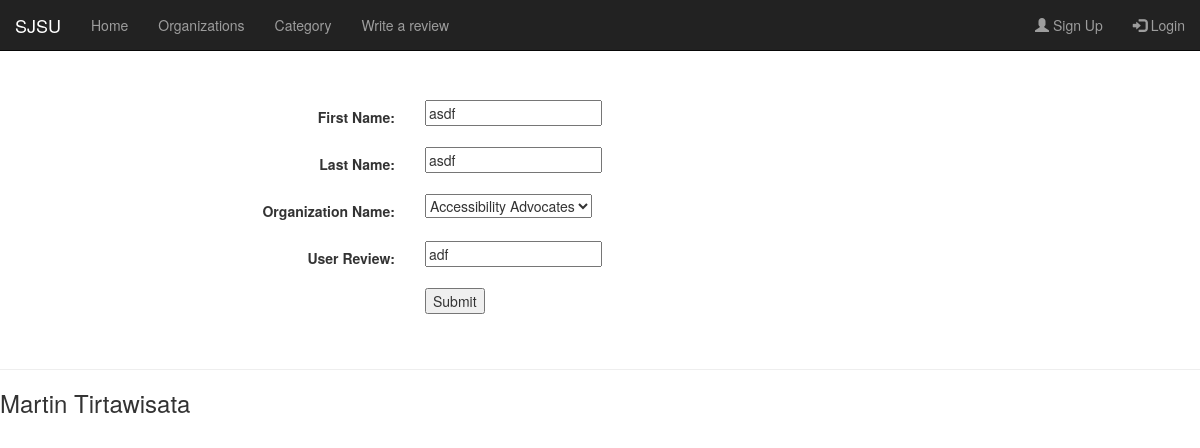
The page /review_edit/17 on the database its author committed.
### tables this page shows
CREATE TABLE "Review" (
	`review_id`	INTEGER NOT NULL PRIMARY KEY AUTOINCREMENT,
	`first_name`	TEXT,
	`last_name`	TEXT,
	`organization_name`	TEXT,
	`user_review`	TEXT,
	`organization_id`	INTEGER
);

### my_app/views/views.py (the view)
@my_app.route('/review_edit/<key>', methods = ['GET','POST'])
def review_edit(key):
    return(vr.review_edit(key))

### my_app/models.py
class ReviewForm(Form): #This is used in views.py
    first_name = TextField(
        label="First Name",
        validators=[InputRequired()])
    last_name = TextField(
        label="Last Name",
        validators=[InputRequired()])
    org_name = SelectField(
        label="Organization Name",
        validators=[InputRequired()])
    user_review = TextField(
        label='User Review',
        validators=[InputRequired()])

### my_app/templates/review-edit.html (shortened to what this page needs)
{% extends "base.html" %}
{% block head %}
  <link rel="stylesheet" href="https://maxcdn.bootstrapcdn.com/bootstrap/3.3.7/css/bootstrap.min.css">
  <link rel="stylesheet" href="https://cdnjs.cloudflare.com/ajax/libs/font-awesome/4.7.0/css/font-awesome.min.css">
{% endblock %}
{% block content %}
<div class="container-fluid" style="margin-top:50px">
  <form class="form-horizontal" method="POST">
    <div class="form-group">
      <label class="control-label col-lg-4" for="label">{{ form.first_name.label}}: </label>
      <div class="col-lg-4">
        <div role="input">{{ form.first_name}}</div>
      </div>
    </div>
    <div class="form-group">
      <label class="control-label col-lg-4" for="label">{{ form.last_name.label}}: </label>
      <div class="col-lg-4">
        <div role="input">{{ form.last_name}}</div>
      </div>
    </div>
    <div class="form-group">
      <label class="control-label col-lg-4" for="label">{{ form.org_name.label}}: </label>
      <div class="col-lg-4">
        <div role="input">{{ form.org_name}}</div>
      </div>
    </div>
    <div class="form-group">
      <label class="control-label col-lg-4" for="label">{{ form.user_review.label}}: </label>
      <div class="col-lg-4">
        <div role="input">{{ form.user_review}}</div>
      </div>
    </div>
    <div class="form-group">
      <div class="col-lg-4"></div>
      <div class="col-lg-8">
        <button style="margin-left:auto" id="submit" type="Submit">Submit</button>
      </div>
    </div>
  </form>
</div>
<br>
{% endblock %}

### rows shown on the page
Review: first_name "asdf", last_name "asdf", user_review "adf"
